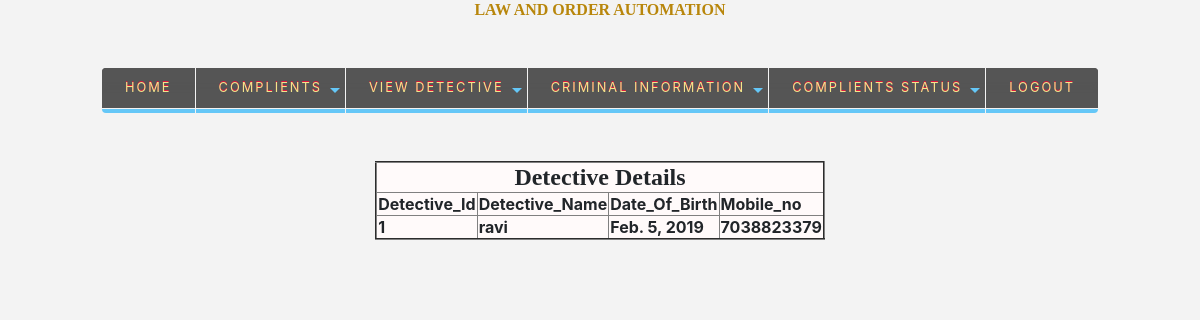
Screenshot of /viewDetec/ with the database file from the repository.
### app/models.py (models this page shows)
class Detective(models.Model):
    detective_id=models.IntegerField(primary_key=True)
    detective_name=models.CharField(max_length=30)
    date_of_birth=models.DateField()
    mobile_no=models.IntegerField()
    username=models.CharField(max_length=30)
    password=models.CharField(max_length=30)

### templates/viewDetec.html (shortened to what this page needs)
{% load staticfiles %}
<doctype html>
<html lang="en">
  <head>
    <link rel="stylesheet" href="https://stackpath.bootstrapcdn.com/bootstrap/4.3.1/css/bootstrap.min.css">
   </head>
  <body>
{% load staticfiles %}
{% include 'head.html' %}<br><br>
<link rel="stylesheet" href="{% static 'css/nav.css' %}">
{% include 'manuPolice.html' %}<br>
<center>
<table align="centre" bgcolor="#fffafa" border="2">
 <tr>
        <th colspan="5"><center><font size="5" face="Arial Black">
            Detective Details</font></center>
        </th>
    <tr>
        <th>Detective_Id</th>
        <th>Detective_Name</th>
        <th>Date_Of_Birth</th>
        <th>Mobile_no</th>
        </tr>
    {%  for x in object_list %}
    <tr>
        <th>{{ x.detective_id }}</th>
        <th>{{ x.detective_name }}</th>
        <th>{{ x.date_of_birth }}</th>
        <th>{{ x.mobile_no }}</th>
        </tr>
    {% endfor %}
</table></center>
  </body>
</html></doctype>

### app/static/css/nav.css (style rules this page uses)
body { background-color: rgba(225, 225, 225, 0.37); }

### rows the page displays
Detective: detective_id "1", detective_name "ravi", date_of_birth "Feb. 5, 2019", mobile_no "7038823379"
